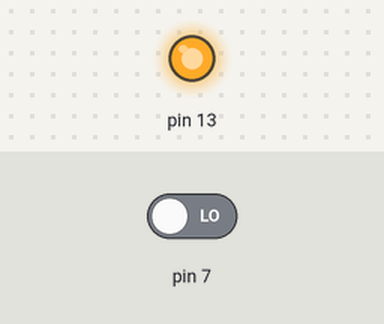
This sketch was run on a simulated Arduino Uno, built with avr-gcc and run on an emulated ATmega328P. On the bench: output pins drawn as LEDs (lit = HIGH). Dashed ring = blinking. Inputs (shaded band) come from the test bench; at power-on: pin 7 LOW.

Above: at 1.2 s.
1.3 s: pin 7 driven HIGH
At 2.1 s:
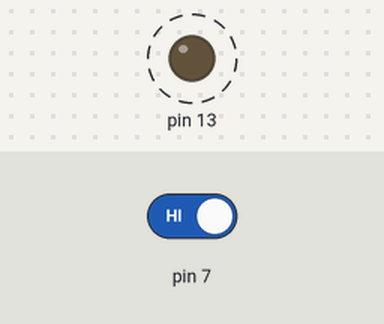
4.3 s: pin 7 driven LOW
At 5.2 s:
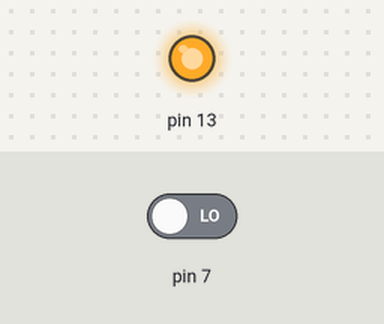
Timing chart, 0 to 7.3 s (numbered marks = the images above; inputs shaded):
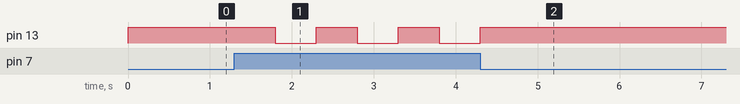

Measured:
- after the input at 1.3 s, pin 13: alternates HIGH for 0.50 s and LOW for 0.50 s, starting after 0.50 s
- after the input at 4.3 s, pin 13: goes on until 4.3 s, then stays HIGH

The sketch:

Exp3.2.ino
```cpp
//LED_Push_Button
int count =2;

void setup(){
  pinMode(7,INPUT);
  pinMode(13,OUTPUT);
  }

void loop(){
    if(digitalRead(7)==HIGH){
      delay(500);
      count++;
      }

    if(count%2==0){
      digitalWrite(13,HIGH);
      }
    if(count%2!=0){
      digitalWrite(13,LOW);
      }
}

//Made by - Aman Kumar
//UID - 19BCS3520
```
